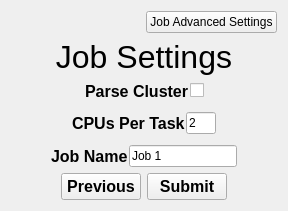
    <widget class="QWidget" name="Job">
     <attribute name="title">
      <string>Job</string>
     </attribute>
     <layout class="QGridLayout" name="gridLayout_5" rowstretch="2,10,1">
      <item row="0" column="0">
       <layout class="QVBoxLayout" name="verticalLayout_13">
        <item>
         <layout class="QHBoxLayout" name="horizontalLayout_136" stretch="4,1">
          <item>
           <spacer name="horizontalSpacer_41">
            <property name="orientation">
             <enum>Qt::Horizontal</enum>
            </property>
            <property name="sizeType">
             <enum>QSizePolicy::Expanding</enum>
            </property>
            <property name="sizeHint" stdset="0">
             <size>
              <width>40</width>
              <height>20</height>
             </size>
            </property>
           </spacer>
          </item>
          <item>
           <widget class="QPushButton" name="jobAdvancedSettingsButton">
            <property name="text">
             <string>Job Advanced Settings</string>
            </property>
           </widget>
          </item>
         </layout>
        </item>
        <item>
         <layout class="QHBoxLayout" name="horizontalLayout_135">
          <item>
           <widget class="QLabel" name="jobSettingsLabel">
            <property name="font">
             <font>
              <pointsize>24</pointsize>
             </font>
            </property>
            <property name="text">
             <string>Job Settings</string>
            </property>
            <property name="alignment">
             <set>Qt::AlignHCenter|Qt::AlignTop</set>
            </property>
           </widget>
          </item>
         </layout>
        </item>
       </layout>
      </item>
      <item row="1" column="0">
       <layout class="QVBoxLayout" name="verticalLayout_4">
        <property name="spacing">
         <number>1</number>
        </property>
        <item>
         <layout class="QHBoxLayout" name="horizontalLayout_41">
          <item>
           <spacer name="horizontalSpacer_42">
            <property name="orientation">
             <enum>Qt::Horizontal</enum>
            </property>
            <property name="sizeHint" stdset="0">
             <size>
              <width>40</width>
              <height>20</height>
             </size>
            </property>
           </spacer>
          </item>
          <item>
           <widget class="QLabel" name="parseClusterLabel">
            <property name="font">
             <font>
              <pointsize>12</pointsize>
              <bold>true</bold>
             </font>
            </property>
            <property name="text">
             <string>Parse Cluster</string>
            </property>
           </widget>
          </item>
          <item>
           <widget class="QCheckBox" name="parseClusterCheckBox">
            <property name="autoFillBackground">
             <bool>false</bool>
            </property>
            <property name="text">
             <string/>
            </property>
            <property name="checked">
             <bool>false</bool>
            </property>
           </widget>
          </item>
          <item>
           <spacer name="horizontalSpacer_43">
            <property name="orientation">
             <enum>Qt::Horizontal</enum>
            </property>
            <property name="sizeHint" stdset="0">
             <size>
              <width>40</width>
              <height>20</height>
             </size>
            </property>
           </spacer>
          </item>
         </layout>
        </item>
        <item>
         <spacer name="verticalSpacer_25">
          <property name="orientation">
           <enum>Qt::Vertical</enum>
          </property>
          <property name="sizeType">
           <enum>QSizePolicy::Preferred</enum>
          </property>
          <property name="sizeHint" stdset="0">
           <size>
            <width>20</width>
            <height>10</height>
           </size>
          </property>
         </spacer>
        </item>
        <item>
         <layout class="QHBoxLayout" name="horizontalLayout_42">
          <item>
           <spacer name="horizontalSpacer_44">
            <property name="orientation">
             <enum>Qt::Horizontal</enum>
            </property>
            <property name="sizeHint" stdset="0">
             <size>
              <width>40</width>
              <height>20</height>
             </size>
            </property>
           </spacer>
          </item>
          <item>
           <widget class="QLabel" name="cpusPerTaskLabel">
            <property name="font">
             <font>
              <pointsize>12</pointsize>
              <bold>true</bold>
             </font>
            </property>
            <property name="text">
             <string>CPUs Per Task</string>
            </property>
           </widget>
          </item>
          <item>
           <widget class="QLineEdit" name="cpusPerTaskLineEdit">
            <property name="sizePolicy">
             <sizepolicy hsizetype="Maximum" vsizetype="Fixed">
              <horstretch>0</horstretch>
              <verstretch>0</verstretch>
             </sizepolicy>
            </property>
            <property name="maximumSize">
             <size>
              <width>30</width>
              <height>16777215</height>
             </size>
            </property>
            <property name="text">
             <string>2</string>
            </property>
           </widget>
          </item>
          <item>
           <spacer name="horizontalSpacer_11">
            <property name="orientation">
             <enum>Qt::Horizontal</enum>
            </property>
            <property name="sizeHint" stdset="0">
             <size>
              <width>40</width>
              <height>20</height>
             </size>
            </property>
           </spacer>
          </item>
         </layout>
        </item>
        <item>
         <spacer name="verticalSpacer_26">
          <property name="orientation">
           <enum>Qt::Vertical</enum>
          </property>
          <property name="sizeType">
           <enum>QSizePolicy::Preferred</enum>
          </property>
          <property name="sizeHint" stdset="0">
           <size>
            <width>20</width>
            <height>10</height>
           </size>
          </property>
         </spacer>
        </item>
        <item>
         <layout class="QHBoxLayout" name="horizontalLayout_51">
          <item>
           <spacer name="horizontalSpacer_47">
            <property name="orientation">
             <enum>Qt::Horizontal</enum>
            </property>
            <property name="sizeHint" stdset="0">
             <size>
              <width>40</width>
              <height>20</height>
             </size>
            </property>
           </spacer>
          </item>
          <item>
           <widget class="QLabel" name="jobNameLabel">
            <property name="font">
             <font>
              <pointsize>12</pointsize>
              <bold>true</bold>
             </font>
            </property>
            <property name="text">
             <string>Job Name</string>
            </property>
           </widget>
          </item>
          <item>
           <widget class="QLineEdit" name="jobNameLineEdit">
            <property name="text">
             <string>Job 1</string>
            </property>
           </widget>
          </item>
          <item>
           <spacer name="horizontalSpacer_48">
            <property name="orientation">
             <enum>Qt::Horizontal</enum>
            </property>
            <property name="sizeHint" stdset="0">
             <size>
              <width>40</width>
              <height>20</height>
             </size>
            </property>
           </spacer>
          </item>
         </layout>
        </item>
       </layout>
      </item>
      <item row="2" column="0">
       <layout class="QHBoxLayout" name="horizontalLayout_128" stretch="1,1,1,1">
        <item>
         <spacer name="horizontalSpacer_34">
          <property name="orientation">
           <enum>Qt::Horizontal</enum>
          </property>
          <property name="sizeHint" stdset="0">
           <size>
            <width>40</width>
            <height>20</height>
           </size>
          </property>
         </spacer>
        </item>
        <item>
         <widget class="QPushButton" name="jobPreviousButton">
          <property name="font">
           <font>
            <pointsize>12</pointsize>
            <bold>true</bold>
           </font>
          </property>
          <property name="text">
           <string>Previous</string>
          </property>
         </widget>
        </item>
        <item>
         <widget class="QPushButton" name="submitButton">
          <property name="font">
           <font>
            <pointsize>12</pointsize>
            <bold>true</bold>
           </font>
          </property>
          <property name="text">
           <string>Submit</string>
          </property>
         </widget>
        </item>
        <item>
         <spacer name="horizontalSpacer_78">
          <property name="orientation">
           <enum>Qt::Horizontal</enum>
          </property>
          <property name="sizeHint" stdset="0">
           <size>
            <width>40</width>
            <height>20</height>
           </size>
          </property>
         </spacer>
        </item>
       </layout>
      </item>
     </layout>
    </widget>
